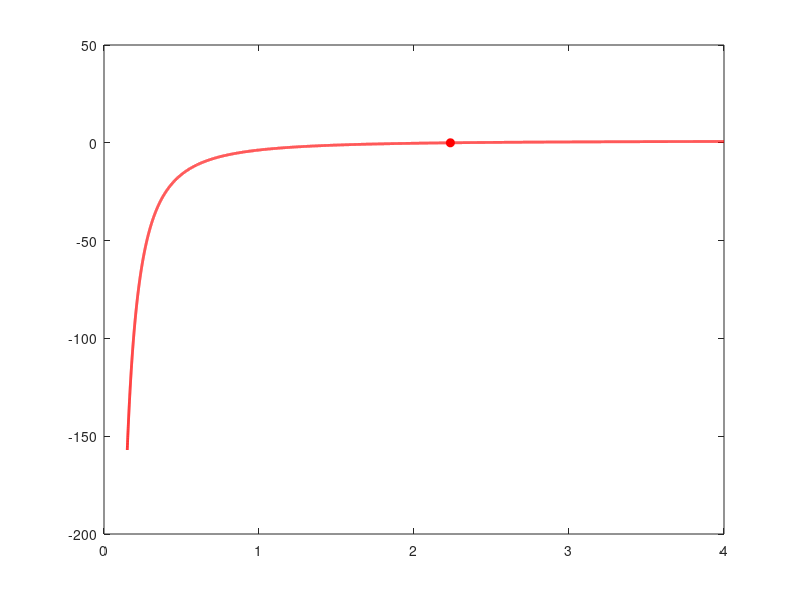

MATLAB code to generate this figure: (Note: this script raises an error after producing the figure.)
%% MR27 RESIN PUCK INSERT CALCULATOR
% Sizes a cast resin puck (Pro-Set LAM-151-HT around an Al NAS03 spool, fully cured in a jig) that is
% spliced into the 6.1 pcf honeycomb with 3M AF 3074 core splice film and co-cured at 350 F.
% Outputs the puck radius, the failure mode that governs, and the bond strength the splice must provide.
%
% Based on G7_Insert_Calculator_MR27_20261008.m (the G7 plug calculator), same layout and sections.
% Equations based on Insert_calculator_2025_v2_1.mlx.
% ECSS-E-HB-32-22A core-shear equations are unedited.
%
% CHANGES FROM THE G7 PLUG CALCULATOR
%   * Plug material (G7/G10/G11) -> resin puck material (LAM-151-HT) with an Al spool inside.
%   * Gc = G_W (the old G_W/3 is dropped). Link force is Rev15 (8140 N).
%   * Both bolts of the bracket can share ONE puck, so the puck carries the bracket loads. For two
%     bolts the puck is a figure-8 (two overlapping circles) or a stadium (slot). ECSS only covers one
%     round insert, so the two-bolt outline is sized with an equal-PERIMETER equivalent round puck.
%     That is our approximation, not ECSS.
%   * Plug-to-core bond -> splice bond (same idea: reported as the required strength).
%   * Plug-only checks (washer crush, bolt bearing in plug, washer punch-through) are replaced by a
%     spool neck compression check. The bolt now bears on the Al spool, not the puck.
%   * The potted reference insert and the potted ECSS curve are removed (the puck is the potted insert now).

clear; close all; clc;

%% 1. LOADS
% Default is worst load case from MR27_Suspension_Loads_Rev15
link_force_N          = 8140;    % max link force (N)
angle_from_normal_deg = 10.45;   % link angle from panel normal (deg) based on MR26 FLCA-F geometry
bracket_type          = 'B';     % 'A' or 'B' bracket style
a                     = 1.52;    % distance between bolts (in)
y                     = 0.4185;  % spherical to middle of bracket base (in)

SF = 2;                          % safety factor applied to loads

% Load mode: 'bracket' uses the link force and bracket geometry above (suspension arms).
% 'direct' skips the bracket and applies loads straight to the puck (non-suspension parts).
load_mode    = 'bracket';        % 'bracket' or 'direct'
direct_P_lb  = 1000;             % 'direct' mode: normal (pull-out) load on ONE puck, before SF
direct_Q_lb  = 0;                % in-plane shear on the puck, before SF
direct_M_lbin = 0;               % moment on the puck, before SF

% Friction credit (same assumption as old calc). With these numbers friction
% (850 lb per bracket) cancels all shear for every control arm at SF 2-2.5.
% Set use_friction = false for a conservative shear check.
use_friction = true;
bolt_preload = 2125.8;           % lb per bolt, 75% of proof load (old calc value)
mu           = 0.2;              % Al bracket on carbon (old calc value; sheet uses 0.175)
n_bolts      = 2;                % bolts per bracket

puck_bolts = 2;                  % bolts that share one puck: 2 = both bolts of the bracket, 1 = one puck per bolt
puck_shape = 'figure8';          % shape of a 2-bolt puck: 'figure8' (two overlapping circles) or 'stadium' (slot)

%% 2. SANDWICH PANEL
% This is where ply thickness and core thickness go. old calc hard-coded these
% in its CORE PROPERTIES / FACE SHEET PROPERTIES blocks (c = 0.75,
% f = 0.055); here f is built from our ply count and ply thickness.

% Face sheet (one skin)
n_plies   = 3;                   % plies per face sheet  PLACEHOLDER
t_ply_mm  = 0.18;                % cured ply thickness (mm)  PLACEHOLDER
f         = n_plies * t_ply_mm / 25.4;   % face sheet thickness (in)
vf        = 0.3;                 % Poisson's ratio = sqrt(vxy*vyx)
Ef        = 4.33e6;              % Young's modulus (psi) = sqrt(Ex*Ey) (SES value)
Sigma_fy  = 14000;               % interlaminar shear strength of skin (psi) - old calc value
tau_f_punch = 14000;             % skin through-thickness shear (punch) strength (psi) PLACEHOLDER

% Core (global 6.1 pcf, Hexcel HexWeb CR-III 5052 1/8-6.1, W direction)
c         = 1;                   % core height (in)
Gc        = 41000;               % core effective shear modulus (psi) = G_W. Old calc used G_W/3 = 13667; dropped.
Twcrit    = 272;                 % core shear strength (psi), minimum value (old calc value)

%% 3. RESIN PUCK MATERIAL  <-- EDIT
% Values are from the datasheet of the neat resin, NOT measured on our part:
%   rho_gcc: density
%   Fcu_flat: neat compressive yield (ASTM D695, 302 F post-cure)
%   T_max_C: glass transition (DMA onset) / max service temp (must clear the cure)
resin_material = 'LAM-151-HT';

switch resin_material
    case 'LAM-151-HT'   % Pro-Set LAM-151-HT / LAM-251-HT, Rev 6 Mar 2025, UNFILLED (no glass beads)
        mat.name = 'LAM-151-HT'; mat.rho_gcc = 1.13;
        mat.Fcu_flat = 16300;    mat.T_max_C = 164;     % Tg onset 328 F. No datasheet data at a 350 F cure.
        mat.verified = false;
end

cure_temp_F = 350;               % monocoque cure temperature (F)  <-- EDIT if you lower it

%% 4. SPLICE BOND (3M AF 3074)
% Shear the splice film line between the puck wall and the cut honeycomb can
% carry, averaged over the full puck wall area (perimeter * wall height). Only the foil
% edges touch the film, so this is NOT the adhesive's datasheet strength. The AF 3074
% datasheet (preliminary, June 2025) only gives 1883 psi tube shear on SOLID Al tubes, 257 F cure.
% Ideally we should empirically test what this actually is.
% Default = core shear strength (Twcrit), the same assumption as the G7 calculator: the core
% fails before the splice. Replace with push-out coupon data
% (tau = load / (perimeter*h)) when we have it.
tau_bond_allow = Twcrit;         % psi
bond_is_measured = false;        % set true once tau_bond_allow comes from your tests
bond_knockdown = 1.0;            % extra knockdown on the bond (1 = none)
inset_each_face = 0.0;           % resin inset below each skin (in), so the bonded wall is c - 2*inset  PLACEHOLDER

%% 5. HARDWARE AND SIZING RULES
resin_wall_min = 0.125;          % min resin wall outside the spool flange (in)  PLACEHOLDER
b_min    = 0.25;                 % floor on radius (old calc floored at 0.25")
b_step   = 0;                    % round puck radius up to this step (in); 0 = no rounding
Pss_knockdown = 0.89;            % ECSS min-vs-typical knockdown (old calc value)
make_plots = true;

% Spool: NAS03 Al spool, "Insert lengths 26" tab of the MR26 sheet.
% Spool length is taken as the full panel thickness (2*f + c).
spool_flange_OD  = 0.500;        % in
spool_flange_t   = 0.080;        % in, each flange
spool_neck_dia   = 0.291;        % in
spool_hole_dia   = 0.191;        % in, bolt clearance through the spool
rho_al_gcc       = 2.70;         % Al 6061 (g/cc)
spool_neck_yield = 35000;        % psi, 6061-T6 minimum yield, assumed  PLACEHOLDER (confirm spool alloy/temper)

%% 6. DESIGN LOADS PER INSERT
switch lower(load_mode)
    case 'bracket'
        F   = link_force_N * 0.224809;               % N -> lb
        ang = angle_from_normal_deg * pi/180;
        Fn  = F*cos(ang);                            % normal to panel, whole bracket
        Fs  = F*sin(ang);                            % in-plane, whole bracket

        switch upper(bracket_type)
            case 'B'   % both bolts share the normal load; moment carried at base
                P_ins = Fn/2;
                M_ins = Fs*y;
            case 'A'   % moment resolved into a bolt-load couple (sheet FBD)
                P_ins = Fn/2 + Fs*y/a;               % worst (outside) bolt
                M_ins = 0;
            otherwise
                error('bracket_type must be ''A'' or ''B''');
        end

        max_friction = n_bolts*bolt_preload*mu*use_friction;
        P = SF*P_ins;                                % design normal load per insert (lb)
        Q = max(SF*Fs - max_friction, 0);            % design shear (lb), old calc convention
        M = SF*M_ins;                                % design moment (lb-in)

        % Loads on the PUCK. If both bolts share it, the puck carries the bracket resultants (the bolt
        % couple of a type A bracket is internal to the rigid puck). If each bolt has its own puck, each
        % puck carries the per-insert loads above, as in the G7 calculator.
        if puck_bolts == n_bolts
            P_puck = SF*Fn;   M_puck = SF*Fs*y;
        elseif puck_bolts == 1
            P_puck = P;       M_puck = M;
        else
            error('puck_bolts must be 1 or equal to n_bolts.');
        end
        Q_puck = Q;
    case 'direct'
        % Loads are given directly on one puck; no bracket and no friction credit.
        if puck_bolts > 2, error('puck_bolts must be 1 or 2.'); end
        F = NaN;  max_friction = 0;
        P_puck = SF*direct_P_lb;  Q_puck = SF*direct_Q_lb;  M_puck = SF*direct_M_lbin;
        if P_puck <= 0, error('Direct mode needs direct_P_lb > 0.'); end
        P = P_puck/puck_bolts;  Q = Q_puck;  M = M_puck;     % per-bolt P is used by the spool neck check
    otherwise
        error('load_mode must be ''bracket'' or ''direct''');
end

%% 7. ECSS CORE-SHEAR CHECK  (same equations as old calc)
beta   = c/f;                                                 % [C.2-9]
alpha  = 1/f * sqrt(Gc/Ef*12*(1-vf^2)*(1+beta/2));            % [C.2-10]
C_star = beta/(beta+1);                                       % [C.2-14]
Kmax   = @(b) b./(b./(1-exp(-.931714.*(alpha.*b).^.262866))) ...
            .*(1-sqrt((b./(1-exp(-.931714.*(alpha.*b).^.262866)))./b) ...
            .*exp(alpha.*(b-b./(1-exp(-.931714.*(alpha.*b).^.262866)))));  % [C.2-16],[C.2-6]
Pcrit  = @(b) 2*pi.*b.*c.*Twcrit./(C_star.*Kmax(b));          % [C.2-17]
Qss    = @(b) 8*b.^2*Twcrit + 2*f.*b.*Sigma_fy;               % [14.2-1]

b = linspace(0.15, 4, 20000);                                 % candidate radius of an equivalent ROUND puck (in)

% Rigid puck: radius b everywhere (the resin does not fill the cells), loads on the puck
MS_plug = 1 - ((Q_puck./Qss(b)).^2 + (P_puck./(Pss_knockdown*Pcrit(b))).^2 + (M_puck./(Pcrit(b).*b)).^2);

i1 = find(MS_plug >= 0, 1);
if isempty(i1)
    error('No radius under 4" satisfies the ECSS check - loads too high for this panel.');
end
b_ecss = b(i1);          % radius of the equivalent round puck (in)

%% 8. PUCK SIZING CHECKS
% The puck is SIZED like old calc sizes potting (ECSS core shear), plus geometric limits and
% face-sheet punch-out. The splice bond is NOT a sizing check (old calc has none); it is reported
% below as the bond strength the design REQUIRES, i.e. the target your push-out coupons have to beat.

% (d) Face-sheet punch-out around the puck perimeter (equivalent round radius)
b_punch = P_puck/(2*pi*f*tau_f_punch);
% (e) Spool flange plus a minimum resin wall (per lobe)
b_edge  = spool_flange_OD/2 + resin_wall_min;

% Two-bolt outline: equal-PERIMETER conversion from the equivalent round radius to the lobe radius.
% (our approximation, NOT ECSS; the figure-8 also ignores the stress concentration at its two cusps)
if puck_bolts == 2 && strcmpi(puck_shape, 'stadium')
    % Stadium: end radius R at each bolt, straight sides a long. Perimeter 2a + 2*pi*R.
    per_f    = @(R) 2*a + 2*pi*R;
    area_f   = @(R) pi*R.^2 + 2*R*a;
    lobe_for = @(Req) max(Req - a/pi, 0);
elseif puck_bolts == 2
    % Figure-8: two circles of radius R, centres a apart (union of the two).
    th_f     = @(R) acos(min(a./(2*R), 1));                   % half-angle of the arc lost inside the overlap
    per_f    = @(R) 4*R.*(pi - th_f(R));
    area_f   = @(R) 2*pi*R.^2 - (2*R.^2.*th_f(R) - (a/2)*sqrt(max(4*R.^2 - a^2, 0)));
    Rg       = linspace(0.01, 8, 80000);
    lobe_for = @(Req) Rg(find(per_f(Rg) >= 2*pi*Req, 1));     % smallest lobe whose outline has perimeter >= 2*pi*Req
else
    per_f    = @(R) 2*pi*R;                                   % one bolt: a round puck
    area_f   = @(R) pi*R.^2;
    lobe_for = @(Req) Req;
end

req_names = {'ECSS core shear (old calc eqns)', 'Face-sheet punch-out', ...
             'Spool flange + resin wall', 'Minimum radius floor'};
req_vals  = [lobe_for(b_ecss), lobe_for(b_punch), b_edge, b_min];
[b_req, igov] = max(req_vals);
if b_step > 0
    b_design = ceil(b_req/b_step - 1e-9)*b_step;
else
    b_design = b_req;   % exact radius at the governing limit
end
b_round = per_f(b_design)/(2*pi);     % equivalent round radius of the final outline (= b_design for one round puck)

% (c) Splice bond requirement at the design size.
% Conservative: all of P through the puck wall, no credit for the skins.
h            = c - 2*inset_each_face;                               % bonded wall height (in)
perim        = per_f(b_design);                                     % bonded perimeter (in)
tau_bond_req = P_puck/(perim*h);                                    % psi, average
tau_bond_pk  = tau_bond_req + M_puck/(pi*b_round^2*h);              % psi, peak when the moment tilts the puck (ours, not ECSS)
sig_bond_Q   = Q_puck/(pi*b_round*h);                               % psi, peak normal stress on the wall from Q
MS_bond      = tau_bond_allow*bond_knockdown/tau_bond_req - 1;

% Spool neck compression (radius-independent). Push-in direction: bolt preload clamps the neck and the
% pushed-in link load adds to it. The neck is checked ALONE: any compression the resin shares is ignored.
A_neck     = pi/4*(spool_neck_dia^2 - spool_hole_dia^2);            % in^2
F_neck     = bolt_preload + P;                                      % lb per spool (P = per-insert load)
sig_neck   = F_neck/A_neck;                                         % psi
MS_neck    = spool_neck_yield/sig_neck - 1;
OD_neck_req = sqrt(4*(F_neck/spool_neck_yield)/pi + spool_hole_dia^2);   % neck OD for MS = 0 at this bore (in)

%% 9. RESULTS
in3_to_cc = 16.387064;
% Puck mass: Al spool(s) + resin filling the puck outline (height c) except where the spool and its bolt hole sit.
L_spool    = 2*f + c;                                                % in
V_flanges  = 2 * pi/4*(spool_flange_OD^2 - spool_hole_dia^2)*spool_flange_t;
V_neck     = pi/4*(spool_neck_dia^2 - spool_hole_dia^2)*(L_spool - 2*spool_flange_t);
V_spool    = V_flanges + V_neck;                                     % solid Al (in^3)
V_spool_in_core = V_spool - pi/4*(spool_flange_OD^2 - spool_hole_dia^2)*2*f;
V_hole_in_core  = pi/4*spool_hole_dia^2*c;
V_resin    = area_f(b_design)*c - puck_bolts*(V_spool_in_core + V_hole_in_core);   % in^3
m_spool    = puck_bolts*rho_al_gcc*in3_to_cc/1000*V_spool;           % kg
m_resin    = mat.rho_gcc*in3_to_cc/1000*V_resin;                     % kg
m_puck     = m_spool + m_resin;                                      % kg

fprintf('\n=== DESIGN LOADS (SF = %.2f) ===\n', SF);
if strcmpi(load_mode, 'bracket')
    fprintf('Link force %.0f N (%.0f lb), %.2f deg from normal, bracket type %s\n', ...
            link_force_N, F, angle_from_normal_deg, upper(bracket_type));
else
    fprintf('Direct load mode (no bracket, no friction credit)\n');
end
fprintf('Per insert: P = %.0f lb   Q = %.0f lb   M = %.0f lb-in   (friction credit %.0f lb)\n', P, Q, M, max_friction);
fprintf('On the puck (%d bolt(s)): P = %.0f lb   Q = %.0f lb   M = %.0f lb-in\n', puck_bolts, P_puck, Q_puck, M_puck);
fprintf('Panel: f = %.4f in (%d plies x %.3f mm), c = %.3f in\n', f, n_plies, t_ply_mm, c);

fprintf('\n=== %s PUCK: REQUIRED RADIUS BY FAILURE MODE ===\n', mat.name);
for k = 1:numel(req_vals)
    tag = '';  if k == igov, tag = '  <-- governs'; end
    fprintf('  %-32s %6.3f in%s\n', req_names{k}, req_vals(k), tag);
end
if puck_bolts == 2
    fprintf('  (radius of each lobe; equivalent round puck: ECSS %.3f in, punch-out %.3f in)\n', b_ecss, b_punch);
    if strcmpi(puck_shape, 'stadium')
        fprintf('Puck to mold: stadium, end radius %.4f in, bolt centres %.2f in apart, %.2f x %.2f in, approx. mass %.1f g\n', ...
                b_design, a, a + 2*b_design, 2*b_design, 1000*m_puck);
    else
        fprintf('Puck to mold: figure-8, lobe radius %.4f in, bolt centres %.2f in apart, %.2f x %.2f in, approx. mass %.1f g\n', ...
                b_design, a, a + 2*b_design, 2*b_design, 1000*m_puck);
    end
else
    fprintf('Puck radius to mold: %.4f in (dia %.4f in), approx. mass %.1f g\n', b_design, 2*b_design, 1000*m_puck);
end

fprintf('\n=== SPLICE BOND REQUIREMENT (target for push-out coupons) ===\n');
fprintf('  Bond must carry >= %.0f psi  (= P / (perimeter*h), all load through the wall)\n', tau_bond_req);
fprintf('  Peak with the moment: %.0f psi  (adds M / (pi*Req^2*h))\n', tau_bond_pk);
if Q_puck > 0
    fprintf('  Normal stress on the wall from Q: %.0f psi\n', sig_bond_Q);
end
if bond_is_measured
    src = 'measured';
else
    src = 'core shear strength, not measured';
end
fprintf('  Current allowable %.0f psi (%s) -> MS = %.2f\n', tau_bond_allow, src, MS_bond);
fprintf('  For a coupon of perimeter L and wall height h: pass if failure load > %.0f*L*h lb\n', tau_bond_req);

fprintf('\n=== OTHER CHECKS (margin of safety, >0 passes) ===\n');
fprintf('  Spool neck compression       MS = %6.2f  (%.0f psi vs %.0f psi yield; preload %.0f + push-in %.0f lb on %.4f in^2)\n', ...
        MS_neck, sig_neck, spool_neck_yield, bolt_preload, P, A_neck);
if MS_neck < 0
    fprintf('    Neck alone FAILS. Neck OD for MS = 0 at the %.3f in bore: %.3f in (now %.3f in, flange OD %.3f in).\n', ...
            spool_hole_dia, OD_neck_req, spool_neck_dia, spool_flange_OD);
    fprintf('    The resin around the neck may share the compression; this check ignores that.\n');
end
T_cure_C = (cure_temp_F-32)*5/9;
if mat.T_max_C < T_cure_C
    fprintf('  WARNING: %s max temp %.0f C is below the %.0f C (%.0f F) cure.\n', ...
            mat.name, mat.T_max_C, T_cure_C, cure_temp_F);
end
if ~mat.verified
    fprintf('\n  NOTE: %s material properties are still datasheet values for the neat resin.\n', mat.name);
end
if ~bond_is_measured
    fprintf('  NOTE: bond allowable = core shear strength (%.0f psi), not measured.\n', tau_bond_allow);
end
if puck_bolts == 2
    fprintf('  NOTE: two-bolt puck sizing is an equal-perimeter approximation (ours, not ECSS).\n');
end
if Q_puck == 0 && use_friction && strcmpi(load_mode, 'bracket')
    fprintf('  NOTE: friction cancels all of Q (bolt preload and mu are placeholders).\n');
end

if make_plots
    figure;
    plot(b, MS_plug, 'r', 'LineWidth', 2); hold on;
    plot(b_ecss, 0, 'ro', 'MarkerFaceColor', 'r');
    yline(0, 'k:');
    xlim([0 4]); ylim([-1 1]);
    xlabel('Radius of equivalent round puck (in)'); ylabel('Margin of safety (ECSS core shear)');
    legend([mat.name ' puck'], 'Location', 'southeast');
    title(sprintf('Link %.0f N, SF %.1f', link_force_N, SF));
    grid on;
end
